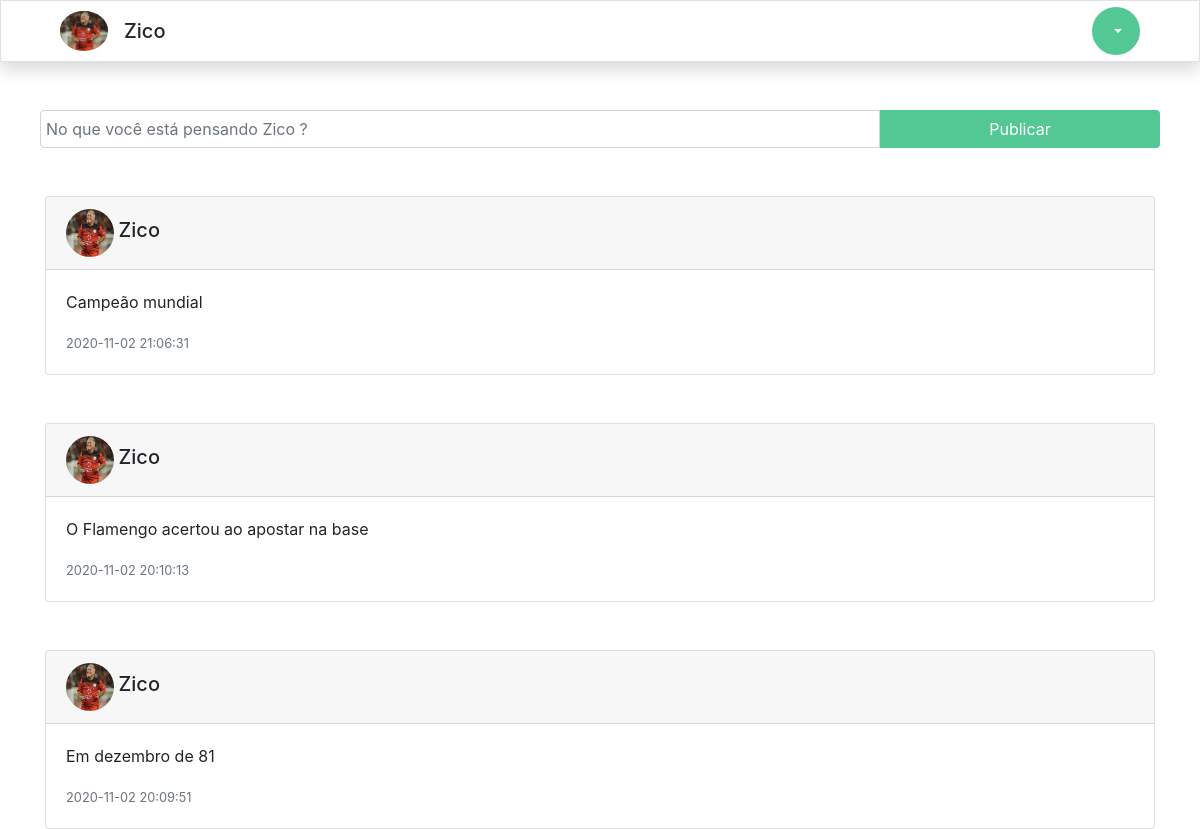
The app's page /home.php (signed in) with its own data.
### tables this page shows
CREATE TABLE `posts` (
  `id_post` int(11) NOT NULL,
  `id_user` int(11) DEFAULT NULL,
  `post` text DEFAULT NULL,
  `tempo` timestamp NOT NULL DEFAULT current_timestamp()
);

CREATE TABLE `usuarios` (
  `id_user` int(11) NOT NULL,
  `usuario` varchar(80) NOT NULL,
  `senha` varchar(32) NOT NULL,
  `email` varchar(100) NOT NULL,
  `image` varchar(150) NOT NULL
);

### show_posts.php (the view)
<?php
    require_once('conection.php');
    $id = $_SESSION['id_user'];
    $sql = "SELECT usuarios.usuario, posts.post, posts.tempo from usuarios join posts on usuarios.id_user = posts.id_user where posts.id_user = $id order by posts.id_post desc";
    $result = $conn->query($sql);
    if ($result->num_rows > 0) {
    while ($rows = $result->fetch_assoc()) {
        ?>
            <div class="card mt-5">
                <div class="card-header">
                    <img class="rounded-circle" src="<?php echo $_SESSION['image'];?>" alt="<?php echo $_SESSION['nome'];?>">
                    <h5 class="card-title"><?php echo $rows['usuario'];?></h5>
                </div>
                <div class="card-body">
                    <p class="card-text"><?php echo $rows['post'];?></p>
                    <p class="card-text"><small class="text-muted"><?php echo $rows['tempo'];?></small></p>
                </div>
            </div>
        <?php
            }
        }
    else {
        echo"<div class='card mt-5'>
                <div class='card-body'>
                    Você ainda não fez postagens.
                </div>
            </div>";
        }

### css/home.css (style rules this page uses)
.card .card-header img { width: 48px; height: 48px; }
.card .card-header h5 { display: inline-block; }

### records on screen
posts: id_user.usuario "Zico", post "Campeão mundial", tempo "2020-11-02 21:06:31"
posts: id_user.usuario "Zico", post "O Flamengo acertou ao apostar na base", tempo "2020-11-02 20:10:13"
posts: id_user.usuario "Zico", post "Em dezembro de 81", tempo "2020-11-02 20:09:51"

### other values on screen
$_SESSION['nome'] "Zico"
